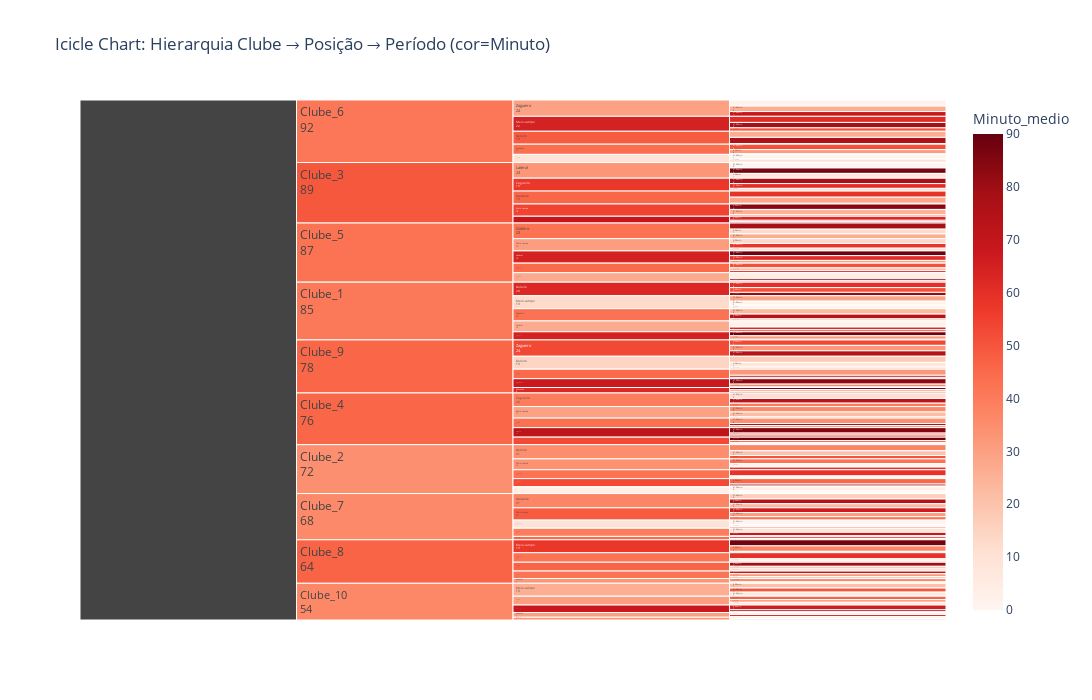

Notebook cell for this chart:
### Code cell
import plotly.express as px
import pandas as pd
import numpy as np

# Dados hierárquicos
np.random.seed(42)
data = []

clubes = [f'Clube_{i}' for i in range(1, 11)]
posicoes = ['Goleiro', 'Zagueiro', 'Meio-campo', 'Atacante', 'Lateral']
periodos = ['0-30min', '31-60min', '61-90min']

for clube in clubes:
    for posicao in posicoes:
        for periodo in periodos:
            data.append({
                'Clube': clube,
                'Posicao': posicao,
                'Periodo': periodo,
                'Cartoes': np.random.randint(1, 10),
                'Minuto_medio': np.random.randint(0, 91)
            })

df = pd.DataFrame(data)

# Icicle chart (sunburst retangular)
fig = px.icicle(df,
                path=['Clube', 'Posicao', 'Periodo'],
                values='Cartoes',
                color='Minuto_medio',
                color_continuous_scale='Reds',
                title='Icicle Chart: Hierarquia Clube → Posição → Período (cor=Minuto)',
                hover_data=['Cartoes', 'Minuto_medio'])

fig.update_traces(textinfo='label+value')
fig.update_layout(height=700, width=1200)
fig.show()

### Figure 1 — Plotly figure (JSON) as saved in the notebook; plotly's stock layout.template omitted (floating-point values rounded to 4 significant figures; data arrays with more than 128 entries replaced by an {"elided": "..."} marker saying what was removed)
{"data": [{"branchvalues": "total", "customdata": {"elided": "210x2 float values"}, "domain": {"x": [0, 1], "y": [0, 1]}, "hovertemplate": "labels=%{label}<br>Cartoes=%{customdata[0]}<br>parent=%{parent}<br>id=%{id}<br>Minuto_medio=%{color}<extra></extra>", "ids": {"elided": "210 str values"}, "labels": {"elided": "210 str values"}, "marker": {"coloraxis": "coloraxis", "colors": {"elided": "210 float values"}}, "name": "", "parents": {"elided": "210 str values"}, "textinfo": "label+value", "type": "icicle", "values": {"elided": "210 float values"}}], "layout": {"coloraxis": {"colorbar": {"title": {"text": "Minuto_medio"}}, "colorscale": [[0, "rgb(255,245,240)"], [0.125, "rgb(254,224,210)"], [0.25, "rgb(252,187,161)"], [0.375, "rgb(252,146,114)"], [0.5, "rgb(251,106,74)"], [0.625, "rgb(239,59,44)"], [0.75, "rgb(203,24,29)"], [0.875, "rgb(165,15,21)"], [1, "rgb(103,0,13)"]]}, "height": 700, "legend": {"tracegroupgap": 0}, "title": {"text": "Icicle Chart: Hierarquia Clube → Posição → Período (cor=Minuto)"}, "width": 1200}}
